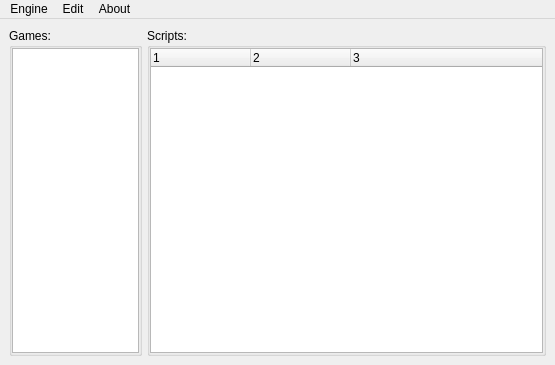
<?xml version="1.0" encoding="UTF-8"?>
<ui version="4.0">
 <class>MainWindow</class>
 <widget class="QMainWindow" name="MainWindow">
  <property name="geometry">
   <rect>
    <x>0</x>
    <y>0</y>
    <width>555</width>
    <height>365</height>
   </rect>
  </property>
  <property name="minimumSize">
   <size>
    <width>555</width>
    <height>365</height>
   </size>
  </property>
  <property name="windowTitle">
   <string>LuaFrontend [v0.75 | BETA]</string>
  </property>
  <widget class="QWidget" name="mainWidget">
   <layout class="QVBoxLayout" name="verticalLayout_2">
    <item>
     <widget class="QWidget" name="mainGroup" native="true">
      <layout class="QHBoxLayout" name="horizontalLayout">
       <property name="spacing">
        <number>5</number>
       </property>
       <property name="leftMargin">
        <number>0</number>
       </property>
       <property name="topMargin">
        <number>0</number>
       </property>
       <property name="rightMargin">
        <number>0</number>
       </property>
       <property name="bottomMargin">
        <number>0</number>
       </property>
       <item>
        <widget class="QGroupBox" name="gameGroup">
         <property name="sizePolicy">
          <sizepolicy hsizetype="Preferred" vsizetype="Preferred">
           <horstretch>2</horstretch>
           <verstretch>0</verstretch>
          </sizepolicy>
         </property>
         <property name="title">
          <string>Games:</string>
         </property>
         <layout class="QHBoxLayout" name="horizontalLayout_3">
          <property name="spacing">
           <number>0</number>
          </property>
          <property name="leftMargin">
           <number>0</number>
          </property>
          <property name="topMargin">
           <number>0</number>
          </property>
          <property name="rightMargin">
           <number>0</number>
          </property>
          <property name="bottomMargin">
           <number>0</number>
          </property>
          <item>
           <widget class="QListWidget" name="gameWidget">
            <property name="contextMenuPolicy">
             <enum>Qt::CustomContextMenu</enum>
            </property>
           </widget>
          </item>
         </layout>
        </widget>
       </item>
       <item>
        <widget class="QGroupBox" name="scriptGroup">
         <property name="sizePolicy">
          <sizepolicy hsizetype="Preferred" vsizetype="Preferred">
           <horstretch>6</horstretch>
           <verstretch>0</verstretch>
          </sizepolicy>
         </property>
         <property name="title">
          <string>Scripts:</string>
         </property>
         <layout class="QHBoxLayout" name="horizontalLayout_4">
          <property name="spacing">
           <number>0</number>
          </property>
          <property name="leftMargin">
           <number>0</number>
          </property>
          <property name="topMargin">
           <number>0</number>
          </property>
          <property name="rightMargin">
           <number>0</number>
          </property>
          <property name="bottomMargin">
           <number>0</number>
          </property>
          <item>
           <widget class="QTreeWidget" name="scriptWidget">
            <property name="contextMenuPolicy">
             <enum>Qt::CustomContextMenu</enum>
            </property>
            <property name="autoScrollMargin">
             <number>16</number>
            </property>
            <property name="indentation">
             <number>0</number>
            </property>
            <property name="columnCount">
             <number>3</number>
            </property>
            <attribute name="headerCascadingSectionResizes">
             <bool>false</bool>
            </attribute>
            <attribute name="headerMinimumSectionSize">
             <number>35</number>
            </attribute>
            <column>
             <property name="text">
              <string notr="true">1</string>
             </property>
            </column>
            <column>
             <property name="text">
              <string notr="true">2</string>
             </property>
            </column>
            <column>
             <property name="text">
              <string notr="true">3</string>
             </property>
            </column>
           </widget>
          </item>
         </layout>
        </widget>
       </item>
      </layout>
     </widget>
    </item>
   </layout>
  </widget>
  <widget class="QMenuBar" name="mainMenu">
   <property name="geometry">
    <rect>
     <x>0</x>
     <y>0</y>
     <width>555</width>
     <height>20</height>
    </rect>
   </property>
   <widget class="QMenu" name="menuEngine">
    <property name="title">
     <string>Engine</string>
    </property>
    <addaction name="actionStart"/>
    <addaction name="actionStop"/>
    <addaction name="actionReload"/>
    <addaction name="separator"/>
    <addaction name="actionConsole"/>
    <addaction name="actionAutoReload"/>
   </widget>
   <widget class="QMenu" name="menuAbout">
    <property name="title">
     <string>About</string>
    </property>
    <addaction name="actionTK"/>
    <addaction name="actionAbout"/>
   </widget>
   <widget class="QMenu" name="menuEdit">
    <property name="title">
     <string>Edit</string>
    </property>
    <addaction name="actionDark"/>
   </widget>
   <addaction name="menuEngine"/>
   <addaction name="menuEdit"/>
   <addaction name="menuAbout"/>
  </widget>
  <action name="actionConsole">
   <property name="checkable">
    <bool>false</bool>
   </property>
   <property name="text">
    <string>Show Console...</string>
   </property>
  </action>
  <action name="actionAutoReload">
   <property name="text">
    <string>Enable Auto-Reload</string>
   </property>
  </action>
  <action name="actionStart">
   <property name="text">
    <string>Start Engine</string>
   </property>
  </action>
  <action name="actionReload">
   <property name="enabled">
    <bool>false</bool>
   </property>
   <property name="text">
    <string>Reload Engine</string>
   </property>
  </action>
  <action name="actionStop">
   <property name="enabled">
    <bool>false</bool>
   </property>
   <property name="text">
    <string>Stop Engine</string>
   </property>
  </action>
  <action name="actionDark">
   <property name="text">
    <string>Switch to Dark Mode</string>
   </property>
  </action>
  <action name="actionAbout">
   <property name="text">
    <string>About LuaFrontend...</string>
   </property>
  </action>
  <action name="actionTK">
   <property name="text">
    <string>About TopazTK...</string>
   </property>
  </action>
 </widget>
 <resources/>
 <connections/>
</ui>
